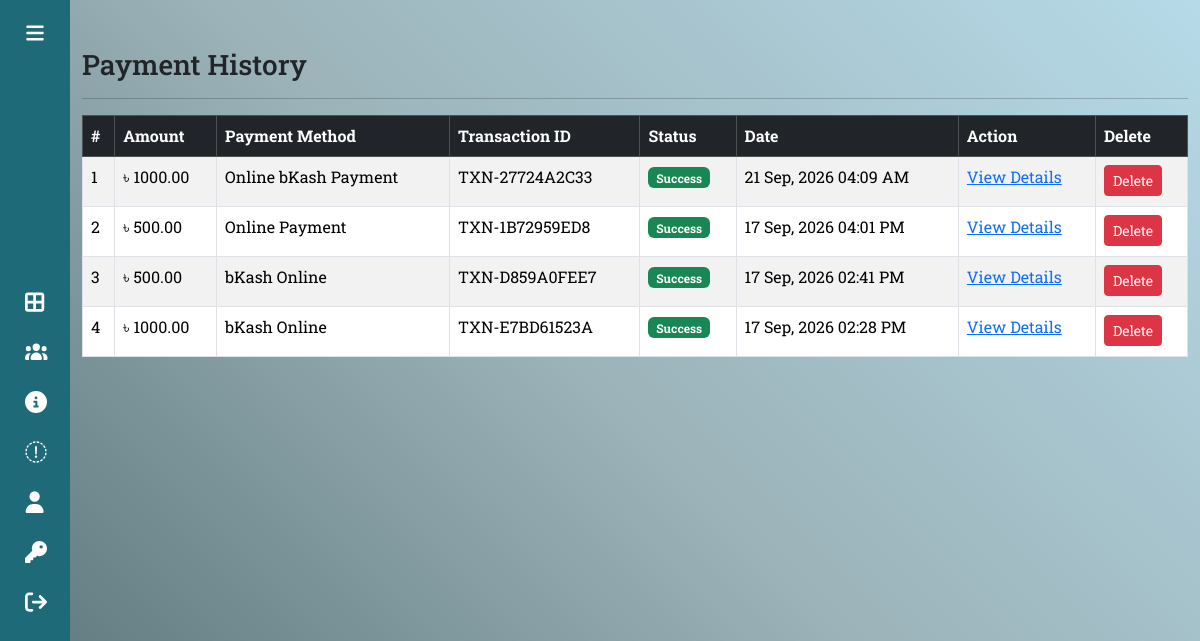
Screenshot of /payment-history/ (signed in) with the database file from the repository.
### app/models.py (models this page shows, shortened)
class Payment(models.Model):
    donar = models.ForeignKey(Donar, on_delete=models.CASCADE)
    amount = models.DecimalField(max_digits=10, decimal_places=2)
    payment_method = models.CharField(max_length=30, choices= PAYMENT_METHOD_CHOICES)
    transaction_id = models.CharField(max_length=100, null=True, blank=True)
    status = models.CharField(max_length=20, choices= PAYMENT_STATUS_CHOICES, default='Pending')
    payment_date = models.DateTimeField(auto_now_add=True)

### app/views.py (the view)
# urls.py: path("payment-history/", views.payment_history, name="payment-history"),
def payment_history(request):
    if not request.user.is_authenticated:
        return redirect('/login_donar')
    user = request.user
    donar = Donar.objects.get(user = request.user)
    payments = Payment.objects.filter(donar = donar).order_by('-payment_date')
    return render(request,'payment-history.html',locals())

### app/templates/payment-history.html (shortened to what this page needs)
{% extends 'base-donar.html' %}
{% load static %}
{% block main %}
<div class="container mt-5 mb-5">
    <h3>Payment History</h3>
    <hr>
    {% if payments %}
    <div class="table-responsive">
        <table class="table table-bordered table-striped">
            <thead class="table-dark">
                <tr>
                    <th>#</th>
                    <th>Amount</th>
                    <th>Payment Method</th>
                    <th>Transaction ID</th>
                    <th>Status</th>
                    <th>Date</th>
                    <th>Action</th>
                    <th>Delete</th>
                </tr>
            </thead>
            <tbody>
                {% for payment in payments %}
                <tr>
                    <td>{{ forloop.counter }}</td>
                    <td>
                        &#2547; {{ payment.amount }}
                    </td>
                    <td>
                        {{ payment.payment_method }}
                    </td>
                    <td>
                        {{ payment.transaction_id }}
                    </td>
                    <td>
                        {% if payment.status == 'Pending' %}
                            <span class="badge bg-warning text-dark">
                                Pending
                            </span>
                        {% elif payment.status == 'Success' %}
                            <span class="badge bg-success">
                                Success
                            </span>
                        {% elif payment.status == 'Failed' %}
                            <span class="badge bg-danger">
                                Failed
                            </span>
                        {% elif payment.status == 'Cancelled' %}
                            <span class="badge bg-dark">
                                Cancelled
                            </span>
                        {% else %}
                            <span class="badge bg-secondary">
                                {{ payment.status }}
                            </span>
                        {% endif %}
                    </td>
                    <td>
                        {{ payment.payment_date|date:"d M, Y h:i A" }}
                    </td>
                    <td>
                        <a href="{% url 'payment_detail' payment.id %}"
                           class="text-primary">
                            View Details
                        </a>
                    </td>
                    <td>
                        <a href="{% url 'donar_delete_payment' payment.id %}"
                           class="btn btn-danger btn-sm"
                           onclick="return confirm('Are you sure you want to delete this payment?');">
                            Delete
                        </a>
                    </td>
                </tr>
                {% endfor %}
            </tbody>
        </table>
    </div>
    {% else %}
        <div class="alert alert-info">
            You have not made any payments yet.
        </div>
    {% endif %}
</div>
{% endblock main %}

### app/static/css/style-admin.css (style rules this page uses)
* { margin:0; padding:0; box-sizing: border-box; }
body { position: relative; min-height: 100vh; width: 100%; overflow: hidden; }
.table tr td { height: 50px; }

### app/templates/base-donar.html (style rules this page uses)
body { background-image: linear-gradient(45deg, #546f74, #9bb2b8, #b6dae8); }

### rows the page displays
Payment: amount "1000.00", payment_method "Online bKash Payment", transaction_id "TXN-27724A2C33", status "Success", payment_date "21 Sep, 2026 04:09 AM"
Payment: amount "500.00", payment_method "Online Payment", transaction_id "TXN-1B72959ED8", status "Success", payment_date "17 Sep, 2026 04:01 PM"
Payment: amount "500.00", payment_method "bKash Online", transaction_id "TXN-D859A0FEE7", status "Success", payment_date "17 Sep, 2026 02:41 PM"
Payment: amount "1000.00", payment_method "bKash Online", transaction_id "TXN-E7BD61523A", status "Success", payment_date "17 Sep, 2026 02:28 PM"
